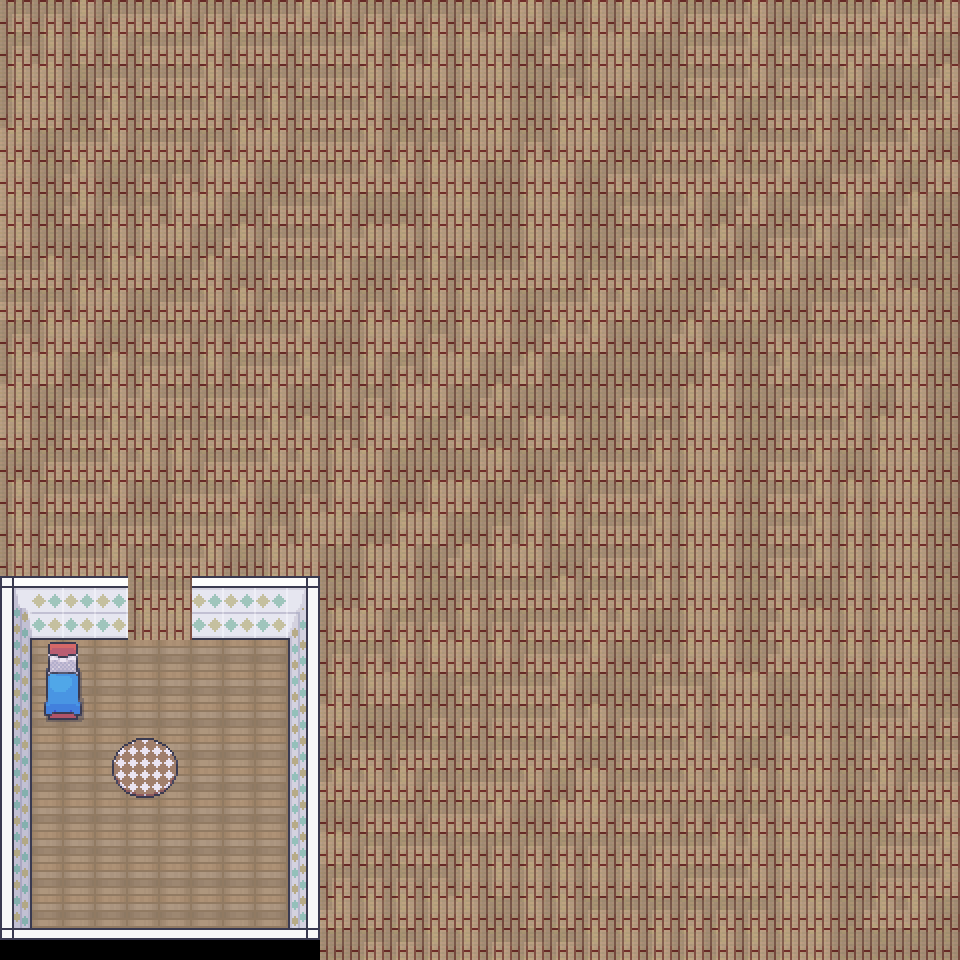

A 2D game scene composited from a Tiled map and its tileset images. What follows is a short description and the map's XML, with every tile layer's data as written:
An orthogonal 30x30 tile map with 32x32 px tiles, 2 tile layers (Camada de Tiles 1, Camada de Tiles 2), 2 tilesets and 8 objects (Player, Interactive, Stage).

<map version="1.8" tiledversion="1.8.0" orientation="orthogonal" renderorder="right-down" width="30" height="30" tilewidth="32" tileheight="32" infinite="0" nextlayerid="6" nextobjectid="16">
 <tileset firstgid="1" source="Room_Builder_32x32.tsx" />
 <tileset firstgid="8589" source="4_Bedroom_Black_Shadow_32x32.tsx" />
 <layer id="1" name="Camada de Tiles 1" width="30" height="30">
  <data encoding="csv">
2847,2847,2923,2847,2848,2849,2847,2847,2848,2849,2923,2847,2847,2847,2847,2923,2924,2925,2923,2923,2924,2847,2848,2849,2925,2847,2848,2849,2848,2849,
2847,2923,2923,2923,2847,2848,2849,2847,2848,2847,2848,2849,2847,2923,2923,2924,2925,2849,2923,2924,2925,2847,2848,2849,2847,2847,2848,2849,2849,2925,
2923,2924,2925,2848,2847,2848,2849,2848,2847,2847,2848,2849,2923,2924,2923,2924,2925,2847,2923,2924,2925,2847,2848,2849,2847,2848,2849,2925,2925,2849,
2923,2924,2925,2849,2847,2848,2849,2847,2923,2847,2848,2849,2925,2847,2923,2924,2925,2923,2924,2925,2847,2848,2849,2925,2848,2849,2925,2925,2848,2849,
2924,2925,2848,2849,2847,2848,2847,2923,2924,2847,2848,2849,2847,2847,2923,2924,2847,2923,2924,2925,2847,2848,2849,2847,2848,2849,2925,2848,2849,2925,
2924,2925,2849,2925,2847,2847,2923,2924,2925,2847,2848,2849,2849,2923,2924,2925,2923,2924,2925,2848,2847,2848,2849,2848,2849,2925,2848,2849,2925,2924,
2924,2925,2849,2847,2847,2923,2924,2925,2847,2848,2849,2925,2925,2923,2924,2925,2923,2924,2925,2847,2848,2849,2925,2849,2925,2848,2849,2925,2849,2925,
2924,2925,2925,2923,2923,2924,2925,2849,2847,2848,2849,2849,2924,2923,2924,2925,2923,2924,2925,2847,2848,2849,2849,2925,2848,2849,2925,2848,2849,2925,
2848,2849,2847,2923,2924,2925,2849,2925,2847,2848,2849,2925,2847,2923,2847,2848,2849,2924,2847,2848,2849,2925,2925,2848,2849,2925,2848,2849,2925,2925,
2848,2847,2923,2924,2925,2848,2849,2923,2847,2848,2849,2847,2923,2923,2923,2924,2925,2848,2849,2849,2925,2925,2849,2849,2925,2847,2848,2849,2924,2925,
2847,2923,2924,2925,2847,2848,2847,2847,2848,2849,2925,2923,2924,2847,2923,2924,2925,2849,2849,2925,2925,2849,2925,2925,2848,2847,2848,2849,2924,2925,
2923,2924,2925,2849,2847,2848,2923,2847,2848,2849,2847,2923,2847,2923,2924,2925,2849,2925,2925,2925,2925,2925,2924,2925,2849,2847,2848,2849,2924,2925,
2924,2925,2848,2849,2849,2848,2847,2848,2849,2925,2923,2847,2923,2924,2925,2849,2925,2925,2925,2847,2848,2923,2924,2925,2847,2848,2849,2925,2924,2925,
2924,2925,2848,2849,2849,2847,2847,2848,2849,2849,2847,2923,2924,2925,2849,2925,2923,2924,2925,2923,2847,2923,2924,2925,2847,2848,2849,2923,2924,2925,
2925,2847,2848,2849,2849,2923,2847,2848,2849,2849,2923,2924,2925,2925,2925,2924,2925,2847,2847,2848,2849,2923,2924,2925,2848,2849,2925,2923,2924,2925,
2923,2847,2848,2849,2925,2847,2848,2849,2925,2847,2923,2924,2925,2923,2924,2925,2847,2923,2847,2848,2849,2923,2924,2925,2848,2849,2923,2923,2924,2925,
2923,2847,2848,2847,2848,2847,2848,2849,2847,2923,2924,2925,2923,2924,2925,2847,2923,2923,2847,2848,2849,2923,2924,2925,2848,2849,2923,2923,2924,2925,
2923,2847,2848,2849,2847,2848,2849,2925,2923,2924,2925,2923,2924,2925,2849,2923,2924,2925,2847,2848,2849,2923,2924,2925,2848,2849,2923,2923,2924,2925,
5290,5368,5369,5368,2847,2848,5368,5368,5369,5295,2925,2923,2924,2925,2847,2847,2848,2849,2847,2848,2849,2923,2924,2925,2849,2925,2923,2923,2924,2925,
5442,5444,5445,5444,2923,2924,5444,5444,5445,5294,2923,2924,2847,2847,2923,2847,2847,2848,2849,2849,2925,2923,2924,2925,2849,2924,2923,2923,2924,2925,
5367,1712,1712,1712,1712,1712,1712,1712,1712,5370,2847,2847,2923,2923,2924,2923,2847,2848,2849,2925,2847,2923,2924,2925,2849,2924,2923,2923,2924,2925,
5367,1712,1712,1712,1712,1712,1712,1712,1712,5370,2923,2923,2924,2925,2847,2847,2848,2849,2925,2925,2847,2848,2923,2924,2925,2924,2925,2923,2924,2925,
5367,1712,1712,1712,1712,1712,1712,1712,1712,5370,2924,2925,2925,2847,2847,2847,2848,2849,2849,2847,2848,2849,2923,2924,2925,2924,2925,2848,2849,2847,
5367,1712,1712,1712,1712,1712,1712,1712,1712,5370,2925,2848,2847,2848,2847,2847,2848,2849,2925,2847,2848,2849,2849,2925,2923,2924,2925,2849,2925,2848,
5367,1712,1712,1712,1712,1712,1712,1712,1712,5370,2849,2849,2849,2847,2847,2848,2849,2925,2924,2847,2848,2849,2849,2923,2923,2924,2925,2849,2847,2848,
5367,1712,1712,1712,1712,1712,1712,1712,1712,5370,2925,2847,2848,2847,2848,2849,2925,2923,2924,2847,2848,2847,2847,2847,2923,2924,2925,2925,2848,2849,
5367,1712,1712,1712,1712,1712,1712,1712,1712,5370,2924,2847,2847,2848,2847,2847,2847,2847,2847,2847,2847,2848,2849,2849,2923,2924,2925,2847,2848,2849,
5367,1712,1712,1712,1712,1712,1712,1712,1712,5370,2847,2847,2847,2847,2923,2923,2923,2923,2923,2923,2923,2847,2848,2849,2923,2924,2925,2847,2848,2849,
5367,1712,1712,1712,1712,1712,1712,1712,1712,5370,2849,2923,2923,2923,2924,2925,2923,2923,2847,2847,2847,2847,2847,2847,2923,2924,2925,2849,2849,2925,
7283,7284,7284,7284,7284,7284,7284,7284,7284,7286,2925,2847,2847,2923,2923,2847,2847,2847,2923,2923,2923,2923,2923,2923,2923,2924,2925,2925,2925,2925
</data>
 </layer>
 <objectgroup id="3" name="Spawnpoints">
  <object id="1" name="Player" type="Player" x="128" y="832" width="32" height="32" />
  <object id="14" name="Está e minha cama" type="Interactive" x="32" y="640" width="64" height="96" />
  <object id="15" name="Acordar|alarm-dawn-dusk-moon-soccer-sun|Acima|sun-alarm-dawn" type="Stage" x="128" y="576" width="64" height="64" />
 </objectgroup>
 <layer id="4" name="Camada de Tiles 2" width="30" height="30">
  <data encoding="csv">
0,0,0,0,0,0,0,0,0,0,0,0,0,0,0,0,0,0,0,0,0,0,0,0,0,0,0,0,0,0,
0,0,0,0,0,0,0,0,0,0,0,0,0,0,0,0,0,0,0,0,0,0,0,0,0,0,0,0,0,0,
0,0,0,0,0,0,0,0,0,0,0,0,0,0,0,0,0,0,0,0,0,0,0,0,0,0,0,0,0,0,
0,0,0,0,0,0,0,0,0,0,0,0,0,0,0,0,0,0,0,0,0,0,0,0,0,0,0,0,0,0,
0,0,0,0,0,0,0,0,0,0,0,0,0,0,0,0,0,0,0,0,0,0,0,0,0,0,0,0,0,0,
0,0,0,0,0,0,0,0,0,0,0,0,0,0,0,0,0,0,0,0,0,0,0,0,0,0,0,0,0,0,
0,0,0,0,0,0,0,0,0,0,0,0,0,0,0,0,0,0,0,0,0,0,0,0,0,0,0,0,0,0,
0,0,0,0,0,0,0,0,0,0,0,0,0,0,0,0,0,0,0,0,0,0,0,0,0,0,0,0,0,0,
0,0,0,0,0,0,0,0,0,0,0,0,0,0,0,0,0,0,0,0,0,0,0,0,0,0,0,0,0,0,
0,0,0,0,0,0,0,0,0,0,0,0,0,0,0,0,0,0,0,0,0,0,0,0,0,0,0,0,0,0,
0,0,0,0,0,0,0,0,0,0,0,0,0,0,0,0,0,0,0,0,0,0,0,0,0,0,0,0,0,0,
0,0,0,0,0,0,0,0,0,0,0,0,0,0,0,0,0,0,0,0,0,0,0,0,0,0,0,0,0,0,
0,0,0,0,0,0,0,0,0,0,0,0,0,0,0,0,0,0,0,0,0,0,0,0,0,0,0,0,0,0,
0,0,0,0,0,0,0,0,0,0,0,0,0,0,0,0,0,0,0,0,0,0,0,0,0,0,0,0,0,0,
0,0,0,0,0,0,0,0,0,0,0,0,0,0,0,0,0,0,0,0,0,0,0,0,0,0,0,0,0,0,
0,0,0,0,0,0,0,0,0,0,0,0,0,0,0,0,0,0,0,0,0,0,0,0,0,0,0,0,0,0,
0,0,0,0,0,0,0,0,0,0,0,0,0,0,0,0,0,0,0,0,0,0,0,0,0,0,0,0,0,0,
0,0,0,0,0,0,0,0,0,0,0,0,0,0,0,0,0,0,0,0,0,0,0,0,0,0,0,0,0,0,
0,0,0,0,0,0,0,0,0,0,0,0,0,0,0,0,0,0,0,0,0,0,0,0,0,0,0,0,0,0,
0,0,0,0,0,0,0,0,0,0,0,0,0,0,0,0,0,0,0,0,0,0,0,0,0,0,0,0,0,0,
0,8676,8677,0,0,0,0,0,0,0,0,0,0,0,0,0,0,0,0,0,0,0,0,0,0,0,0,0,0,0,
0,8692,8693,0,0,0,0,0,0,0,0,0,0,0,0,0,0,0,0,0,0,0,0,0,0,0,0,0,0,0,
0,8708,8709,0,0,0,0,0,0,0,0,0,0,0,0,0,0,0,0,0,0,0,0,0,0,0,0,0,0,0,
0,0,0,8944,8945,8946,0,0,0,0,0,0,0,0,0,0,0,0,0,0,0,0,0,0,0,0,0,0,0,0,
0,0,0,8960,8961,8962,0,0,0,0,0,0,0,0,0,0,0,0,0,0,0,0,0,0,0,0,0,0,0,0,
0,0,0,0,0,0,0,0,0,0,0,0,0,0,0,0,0,0,0,0,0,0,0,0,0,0,0,0,0,0,
0,0,0,0,0,0,0,0,0,0,0,0,0,0,0,0,0,0,0,0,0,0,0,0,0,0,0,0,0,0,
0,0,0,0,0,0,0,0,0,0,0,0,0,0,0,0,0,0,0,0,0,0,0,0,0,0,0,0,0,0,
0,0,0,0,0,0,0,0,0,0,0,0,0,0,0,0,0,0,0,0,0,0,0,0,0,0,0,0,0,0,
0,0,0,0,0,0,0,0,0,0,0,0,0,0,0,0,0,0,0,0,0,0,0,0,0,0,0,0,0,0
</data>
 </layer>
 <objectgroup id="5" name="Collisions">
  <object id="5" x="0" y="576" width="128" height="64" />
  <object id="6" x="0" y="928" width="320" height="32" />
  <object id="7" x="192" y="576" width="128" height="64" />
  <object id="8" x="288" y="640" width="32" height="320" />
  <object id="12" x="0" y="576" width="32" height="384" />
 </objectgroup>
</map>
